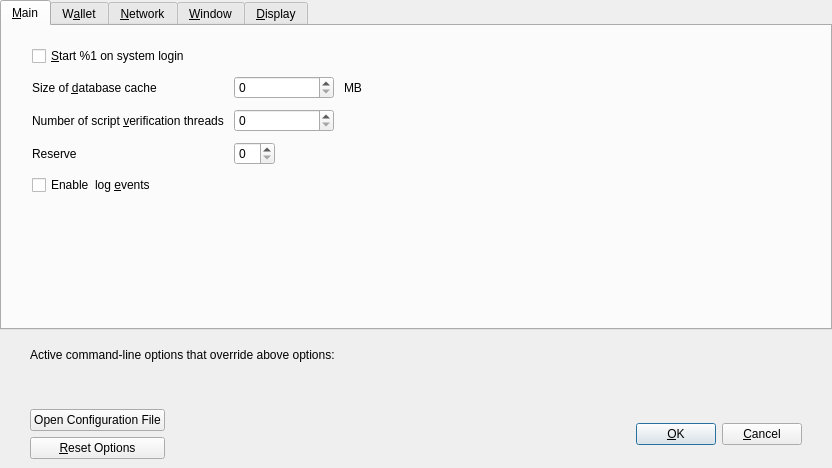
<?xml version="1.0" encoding="UTF-8"?>
<ui version="4.0">
 <class>OptionsDialog</class>
 <widget class="QDialog" name="OptionsDialog">
  <property name="geometry">
   <rect>
    <x>0</x>
    <y>0</y>
    <width>832</width>
    <height>468</height>
   </rect>
  </property>
  <property name="windowTitle">
   <string>Options</string>
  </property>
  <property name="modal">
   <bool>true</bool>
  </property>
  <layout class="QVBoxLayout" name="verticalLayout">
   <property name="leftMargin">
    <number>0</number>
   </property>
   <property name="topMargin">
    <number>0</number>
   </property>
   <property name="rightMargin">
    <number>0</number>
   </property>
   <property name="bottomMargin">
    <number>0</number>
   </property>
   <item>
    <widget class="QTabWidget" name="tabWidget">
     <property name="currentIndex">
      <number>0</number>
     </property>
     <widget class="QWidget" name="tabMain">
      <attribute name="title">
       <string>&amp;Main</string>
      </attribute>
      <layout class="QVBoxLayout" name="verticalLayout_3">
       <property name="spacing">
        <number>10</number>
       </property>
       <property name="leftMargin">
        <number>30</number>
       </property>
       <property name="topMargin">
        <number>20</number>
       </property>
       <property name="rightMargin">
        <number>30</number>
       </property>
       <property name="bottomMargin">
        <number>20</number>
       </property>
       <item>
        <widget class="QCheckBox" name="bitcoinAtStartup">
         <property name="toolTip">
          <string>Automatically start %1 after logging in to the system.</string>
         </property>
         <property name="text">
          <string>&amp;Start %1 on system login</string>
         </property>
        </widget>
       </item>
       <item>
        <layout class="QGridLayout" name="gridLayout">
         <property name="verticalSpacing">
          <number>10</number>
         </property>
         <item row="0" column="0">
          <widget class="QLabel" name="databaseCacheLabel">
           <property name="text">
            <string>Size of &amp;database cache</string>
           </property>
           <property name="textFormat">
            <enum>Qt::PlainText</enum>
           </property>
           <property name="buddy">
            <cstring>databaseCache</cstring>
           </property>
          </widget>
         </item>
         <item row="0" column="1">
          <layout class="QHBoxLayout" name="horizontalLayout_2_Main">
           <item>
            <widget class="QSpinBox" name="databaseCache">
             <property name="minimumSize">
              <size>
               <width>100</width>
               <height>0</height>
              </size>
             </property>
            </widget>
           </item>
           <item>
            <widget class="QLabel" name="databaseCacheUnitLabel">
             <property name="text">
              <string>MB</string>
             </property>
             <property name="textFormat">
              <enum>Qt::PlainText</enum>
             </property>
            </widget>
           </item>
           <item>
            <spacer name="horizontalSpacer_2_Main">
             <property name="orientation">
              <enum>Qt::Horizontal</enum>
             </property>
             <property name="sizeHint" stdset="0">
              <size>
               <width>40</width>
               <height>20</height>
              </size>
             </property>
            </spacer>
           </item>
          </layout>
         </item>
         <item row="1" column="0">
          <widget class="QLabel" name="threadsScriptVerifLabel">
           <property name="text">
            <string>Number of script &amp;verification threads</string>
           </property>
           <property name="textFormat">
            <enum>Qt::PlainText</enum>
           </property>
           <property name="buddy">
            <cstring>threadsScriptVerif</cstring>
           </property>
          </widget>
         </item>
         <item row="1" column="1">
          <layout class="QHBoxLayout" name="horizontalLayout_3_Main">
           <item>
            <widget class="QSpinBox" name="threadsScriptVerif">
             <property name="minimumSize">
              <size>
               <width>100</width>
               <height>0</height>
              </size>
             </property>
             <property name="toolTip">
              <string>(0 = auto, &lt;0 = leave that many cores free)</string>
             </property>
            </widget>
           </item>
           <item>
            <spacer name="horizontalSpacer_3_Main">
             <property name="orientation">
              <enum>Qt::Horizontal</enum>
             </property>
             <property name="sizeHint" stdset="0">
              <size>
               <width>40</width>
               <height>20</height>
              </size>
             </property>
            </spacer>
           </item>
          </layout>
         </item>
         <item row="2" column="0">
          <widget class="QLabel" name="reserveBalanceLabel">
           <property name="text">
            <string>Reserve</string>
           </property>
           <property name="textFormat">
            <enum>Qt::PlainText</enum>
           </property>
           <property name="buddy">
            <cstring>threadsScriptVerif</cstring>
           </property>
          </widget>
         </item>
         <item row="2" column="1">
          <layout class="QHBoxLayout" name="horizontalLayout_3_Main_3">
           <item>
            <widget class="BitcoinAmountField" name="reserveBalance">
             <property name="toolTip">
              <string>(0 = auto, &lt;0 = leave that many cores free)</string>
             </property>
            </widget>
           </item>
           <item>
            <spacer name="horizontalSpacer_3_Main_3">
             <property name="orientation">
              <enum>Qt::Horizontal</enum>
             </property>
             <property name="sizeHint" stdset="0">
              <size>
               <width>40</width>
               <height>20</height>
              </size>
             </property>
            </spacer>
           </item>
          </layout>
         </item>
        </layout>
       </item>
       <item>
        <widget class="QCheckBox" name="logEvents">
         <property name="text">
          <string>Enable  log &amp;events</string>
         </property>
        </widget>
       </item>
       <item>
        <spacer name="verticalSpacer_Main">
         <property name="orientation">
          <enum>Qt::Vertical</enum>
         </property>
         <property name="sizeHint" stdset="0">
          <size>
           <width>20</width>
           <height>40</height>
          </size>
         </property>
        </spacer>
       </item>
      </layout>
     </widget>
     <widget class="QWidget" name="tabWallet">
      <attribute name="title">
       <string>W&amp;allet</string>
      </attribute>
      <layout class="QVBoxLayout" name="verticalLayout_Wallet">
       <property name="spacing">
        <number>10</number>
       </property>
       <property name="leftMargin">
        <number>30</number>
       </property>
       <property name="topMargin">
        <number>20</number>
       </property>
       <property name="rightMargin">
        <number>30</number>
       </property>
       <property name="bottomMargin">
        <number>20</number>
       </property>
       <item>
        <widget class="QGroupBox" name="groupBox">
         <property name="title">
          <string>Expert</string>
         </property>
         <layout class="QVBoxLayout" name="verticalLayout_2">
          <property name="spacing">
           <number>10</number>
          </property>
          <item>
           <widget class="QCheckBox" name="coinControlFeatures">
            <property name="toolTip">
             <string>Whether to show coin control features or not.</string>
            </property>
            <property name="text">
             <string>Enable coin &amp;control features</string>
            </property>
           </widget>
          </item>
          <item>
           <widget class="QCheckBox" name="spendZeroConfChange">
            <property name="toolTip">
             <string>If you disable the spending of unconfirmed change, the change from a transaction cannot be used until that transaction has at least one confirmation. This also affects how your balance is computed.</string>
            </property>
            <property name="text">
             <string>&amp;Spend unconfirmed change</string>
            </property>
           </widget>
          </item>
          <item>
           <widget class="QCheckBox" name="zeroBalanceAddressToken">
            <property name="text">
             <string>Enable &amp;zero balance for receiver token address</string>
            </property>
           </widget>
          </item>
          <item>
           <widget class="QCheckBox" name="notUseChangeAddress">
            <property name="text">
             <string>Don't use change &amp;address</string>
            </property>
           </widget>
          </item>
          <item>
           <widget class="QCheckBox" name="checkForUpdates">
            <property name="text">
             <string>Check for &amp;updates</string>
            </property>
           </widget>
          </item>
         </layout>
        </widget>
       </item>
       <item>
        <spacer name="verticalSpacer_Wallet">
         <property name="orientation">
          <enum>Qt::Vertical</enum>
         </property>
         <property name="sizeHint" stdset="0">
          <size>
           <width>20</width>
           <height>40</height>
          </size>
         </property>
        </spacer>
       </item>
      </layout>
     </widget>
     <widget class="QWidget" name="tabNetwork">
      <attribute name="title">
       <string>&amp;Network</string>
      </attribute>
      <layout class="QVBoxLayout" name="verticalLayout_Network">
       <property name="spacing">
        <number>10</number>
       </property>
       <property name="leftMargin">
        <number>30</number>
       </property>
       <property name="topMargin">
        <number>20</number>
       </property>
       <property name="rightMargin">
        <number>30</number>
       </property>
       <property name="bottomMargin">
        <number>20</number>
       </property>
       <item>
        <widget class="QCheckBox" name="mapPortUpnp">
         <property name="toolTip">
          <string>Automatically open the MiningEnthusiastCoin client port on the router. This only works when your router supports UPnP and it is enabled.</string>
         </property>
         <property name="text">
          <string>Map port using &amp;UPnP</string>
         </property>
        </widget>
       </item>
       <item>
        <widget class="QCheckBox" name="allowIncoming">
         <property name="toolTip">
          <string>Accept connections from outside</string>
         </property>
         <property name="text">
          <string>Allow incoming connections</string>
         </property>
        </widget>
       </item>
       <item>
        <widget class="QCheckBox" name="connectSocks">
         <property name="toolTip">
          <string>Connect to the MiningEnthusiastCoin network through a SOCKS5 proxy.</string>
         </property>
         <property name="text">
          <string>&amp;Connect through SOCKS5 proxy (default proxy):</string>
         </property>
        </widget>
       </item>
       <item>
        <layout class="QHBoxLayout" name="horizontalLayout_1_Network">
         <item>
          <widget class="QLabel" name="proxyIpLabel">
           <property name="text">
            <string>Proxy &amp;IP:</string>
           </property>
           <property name="textFormat">
            <enum>Qt::PlainText</enum>
           </property>
           <property name="buddy">
            <cstring>proxyIp</cstring>
           </property>
          </widget>
         </item>
         <item>
          <widget class="QValidatedLineEdit" name="proxyIp">
           <property name="minimumSize">
            <size>
             <width>140</width>
             <height>0</height>
            </size>
           </property>
           <property name="maximumSize">
            <size>
             <width>140</width>
             <height>16777215</height>
            </size>
           </property>
           <property name="toolTip">
            <string>IP address of the proxy (e.g. IPv4: 127.0.0.1 / IPv6: ::1)</string>
           </property>
          </widget>
         </item>
         <item>
          <widget class="QLabel" name="proxyPortLabel">
           <property name="text">
            <string>&amp;Port:</string>
           </property>
           <property name="textFormat">
            <enum>Qt::PlainText</enum>
           </property>
           <property name="buddy">
            <cstring>proxyPort</cstring>
           </property>
          </widget>
         </item>
         <item>
          <widget class="QLineEdit" name="proxyPort">
           <property name="minimumSize">
            <size>
             <width>55</width>
             <height>0</height>
            </size>
           </property>
           <property name="maximumSize">
            <size>
             <width>55</width>
             <height>16777215</height>
            </size>
           </property>
           <property name="toolTip">
            <string>Port of the proxy (e.g. 9050)</string>
           </property>
          </widget>
         </item>
         <item>
          <spacer name="horizontalSpacer_1_Network">
           <property name="orientation">
            <enum>Qt::Horizontal</enum>
           </property>
           <property name="sizeHint" stdset="0">
            <size>
             <width>40</width>
             <height>20</height>
            </size>
           </property>
          </spacer>
         </item>
        </layout>
       </item>
       <item>
        <layout class="QHBoxLayout" name="horizontalLayout_2_Network">
         <item>
          <widget class="QLabel" name="proxyActiveNets">
           <property name="text">
            <string>Used for reaching peers via:</string>
           </property>
           <property name="textFormat">
            <enum>Qt::PlainText</enum>
           </property>
          </widget>
         </item>
         <item>
          <widget class="QCheckBox" name="proxyReachIPv4">
           <property name="enabled">
            <bool>false</bool>
           </property>
           <property name="toolTip">
            <string>Shows if the supplied default SOCKS5 proxy is used to reach peers via this network type.</string>
           </property>
           <property name="text">
            <string/>
           </property>
          </widget>
         </item>
         <item>
          <widget class="QLabel" name="proxyReachIPv4Label">
           <property name="text">
            <string>IPv4</string>
           </property>
           <property name="textFormat">
            <enum>Qt::PlainText</enum>
           </property>
          </widget>
         </item>
         <item>
          <widget class="QCheckBox" name="proxyReachIPv6">
           <property name="enabled">
            <bool>false</bool>
           </property>
           <property name="toolTip">
            <string>Shows if the supplied default SOCKS5 proxy is used to reach peers via this network type.</string>
           </property>
           <property name="text">
            <string/>
           </property>
          </widget>
         </item>
         <item>
          <widget class="QLabel" name="proxyReachIPv6Label">
           <property name="text">
            <string>IPv6</string>
           </property>
           <property name="textFormat">
            <enum>Qt::PlainText</enum>
           </property>
          </widget>
         </item>
         <item>
          <widget class="QCheckBox" name="proxyReachTor">
           <property name="enabled">
            <bool>false</bool>
           </property>
           <property name="toolTip">
            <string>Shows if the supplied default SOCKS5 proxy is used to reach peers via this network type.</string>
           </property>
           <property name="text">
            <string/>
           </property>
          </widget>
         </item>
         <item>
          <widget class="QLabel" name="proxyReachTorLabel">
           <property name="text">
            <string>Tor</string>
           </property>
           <property name="textFormat">
            <enum>Qt::PlainText</enum>
           </property>
          </widget>
         </item>
         <item>
          <spacer name="horizontalSpacer_2_Network">
           <property name="orientation">
            <enum>Qt::Horizontal</enum>
           </property>
           <property name="sizeHint" stdset="0">
            <size>
             <width>40</width>
             <height>20</height>
            </size>
           </property>
          </spacer>
         </item>
        </layout>
       </item>
       <item>
        <widget class="QCheckBox" name="connectSocksTor">
         <property name="toolTip">
          <string>Connect to the MiningEnthusiastCoin network through a separate SOCKS5 proxy for Tor hidden services.</string>
         </property>
         <property name="text">
          <string>Use separate SOCKS5 proxy to reach peers via Tor hidden services:</string>
         </property>
        </widget>
       </item>
       <item>
        <layout class="QHBoxLayout" name="horizontalLayout_3_Network">
         <item>
          <widget class="QLabel" name="proxyIpTorLabel">
           <property name="text">
            <string>Proxy &amp;IP:</string>
           </property>
           <property name="textFormat">
            <enum>Qt::PlainText</enum>
           </property>
           <property name="buddy">
            <cstring>proxyIpTor</cstring>
           </property>
          </widget>
         </item>
         <item>
          <widget class="QValidatedLineEdit" name="proxyIpTor">
           <property name="minimumSize">
            <size>
             <width>140</width>
             <height>0</height>
            </size>
           </property>
           <property name="maximumSize">
            <size>
             <width>140</width>
             <height>16777215</height>
            </size>
           </property>
           <property name="toolTip">
            <string>IP address of the proxy (e.g. IPv4: 127.0.0.1 / IPv6: ::1)</string>
           </property>
          </widget>
         </item>
         <item>
          <widget class="QLabel" name="proxyPortTorLabel">
           <property name="text">
            <string>&amp;Port:</string>
           </property>
           <property name="textFormat">
            <enum>Qt::PlainText</enum>
           </property>
           <property name="buddy">
            <cstring>proxyPortTor</cstring>
           </property>
          </widget>
         </item>
         <item>
          <widget class="QLineEdit" name="proxyPortTor">
           <property name="minimumSize">
            <size>
             <width>55</width>
             <height>0</height>
            </size>
           </property>
           <property name="maximumSize">
            <size>
             <width>55</width>
             <height>16777215</height>
            </size>
           </property>
           <property name="toolTip">
            <string>Port of the proxy (e.g. 9050)</string>
           </property>
          </widget>
         </item>
         <item>
          <spacer name="horizontalSpacer_4_Network">
           <property name="orientation">
            <enum>Qt::Horizontal</enum>
           </property>
           <property name="sizeHint" stdset="0">
            <size>
             <width>40</width>
             <height>20</height>
            </size>
           </property>
          </spacer>
         </item>
        </layout>
       </item>
       <item>
        <spacer name="verticalSpacer_Network">
         <property name="orientation">
          <enum>Qt::Vertical</enum>
         </property>
         <property name="sizeHint" stdset="0">
          <size>
           <width>20</width>
           <height>40</height>
          </size>
         </property>
        </spacer>
       </item>
      </layout>
     </widget>
     <widget class="QWidget" name="tabWindow">
      <attribute name="title">
       <string>&amp;Window</string>
      </attribute>
      <layout class="QVBoxLayout" name="verticalLayout_Window">
       <property name="spacing">
        <number>10</number>
       </property>
       <property name="leftMargin">
        <number>30</number>
       </property>
       <property name="topMargin">
        <number>20</number>
       </property>
       <property name="rightMargin">
        <number>30</number>
       </property>
       <property name="bottomMargin">
        <number>20</number>
       </property>
       <item>
        <widget class="QCheckBox" name="hideTrayIcon">
         <property name="toolTip">
          <string>&amp;Hide the icon from the system tray.</string>
         </property>
         <property name="text">
          <string>Hide tray icon</string>
         </property>
        </widget>
       </item>
       <item>
        <widget class="QCheckBox" name="minimizeToTray">
         <property name="toolTip">
          <string>Show only a tray icon after minimizing the window.</string>
         </property>
         <property name="text">
          <string>&amp;Minimize to the tray instead of the taskbar</string>
         </property>
        </widget>
       </item>
       <item>
        <widget class="QCheckBox" name="minimizeOnClose">
         <property name="toolTip">
          <string>Minimize instead of exit the application when the window is closed. When this option is enabled, the application will be closed only after selecting Exit in the menu.</string>
         </property>
         <property name="text">
          <string>M&amp;inimize on close</string>
         </property>
        </widget>
       </item>
       <item>
        <spacer name="verticalSpacer_Window">
         <property name="orientation">
          <enum>Qt::Vertical</enum>
         </property>
         <property name="sizeHint" stdset="0">
          <size>
           <width>20</width>
           <height>40</height>
          </size>
         </property>
        </spacer>
       </item>
      </layout>
     </widget>
     <widget class="QWidget" name="tabDisplay">
      <attribute name="title">
       <string>&amp;Display</string>
      </attribute>
      <layout class="QVBoxLayout" name="verticalLayout_Display">
       <property name="spacing">
        <number>10</number>
       </property>
       <property name="leftMargin">
        <number>30</number>
       </property>
       <property name="topMargin">
        <number>20</number>
       </property>
       <property name="rightMargin">
        <number>30</number>
       </property>
       <property name="bottomMargin">
        <number>20</number>
       </property>
       <item>
        <layout class="QGridLayout" name="gridLayout_2">
         <property name="verticalSpacing">
          <number>10</number>
         </property>
         <item row="0" column="0">
          <widget class="QLabel" name="langLabel">
           <property name="text">
            <string>User Interface &amp;language:</string>
           </property>
           <property name="textFormat">
            <enum>Qt::PlainText</enum>
           </property>
           <property name="buddy">
            <cstring>lang</cstring>
           </property>
          </widget>
         </item>
         <item row="0" column="1">
          <widget class="QValueComboBox" name="lang">
           <property name="toolTip">
            <string>The user interface language can be set here. This setting will take effect after restarting %1.</string>
           </property>
          </widget>
         </item>
         <item row="1" column="0">
          <widget class="QLabel" name="unitLabel">
           <property name="text">
            <string>&amp;Unit to show amounts in:</string>
           </property>
           <property name="textFormat">
            <enum>Qt::PlainText</enum>
           </property>
           <property name="buddy">
            <cstring>unit</cstring>
           </property>
          </widget>
         </item>
         <item row="2" column="0">
          <widget class="QLabel" name="thirdPartyTxUrlsLabel">
           <property name="toolTip">
            <string>Third party URLs (e.g. a block explorer) that appear in the transactions tab as context menu items. %s in the URL is replaced by transaction hash. Multiple URLs are separated by vertical bar |.</string>
           </property>
           <property name="text">
            <string>Third party transaction URLs</string>
           </property>
           <property name="buddy">
            <cstring>thirdPartyTxUrls</cstring>
           </property>
          </widget>
         </item>
         <item row="1" column="1">
          <widget class="QValueComboBox" name="unit">
           <property name="toolTip">
            <string>Choose the default subdivision unit to show in the interface and when sending coins.</string>
           </property>
          </widget>
         </item>
         <item row="2" column="1">
          <widget class="QLineEdit" name="thirdPartyTxUrls">
           <property name="toolTip">
            <string>Third party URLs (e.g. a block explorer) that appear in the transactions tab as context menu items. %s in the URL is replaced by transaction hash. Multiple URLs are separated by vertical bar |.</string>
           </property>
          </widget>
         </item>
        </layout>
       </item>
       <item>
        <spacer name="verticalSpacer_Display">
         <property name="orientation">
          <enum>Qt::Vertical</enum>
         </property>
         <property name="sizeHint" stdset="0">
          <size>
           <width>20</width>
           <height>40</height>
          </size>
         </property>
        </spacer>
       </item>
      </layout>
     </widget>
    </widget>
   </item>
   <item>
    <widget class="QFrame" name="frame">
     <layout class="QVBoxLayout" name="verticalLayout_Bottom">
      <property name="leftMargin">
       <number>30</number>
      </property>
      <property name="rightMargin">
       <number>30</number>
      </property>
      <item>
       <layout class="QHBoxLayout" name="horizontalLayout_Bottom">
        <item>
         <widget class="QLabel" name="overriddenByCommandLineInfoLabel">
          <property name="text">
           <string>Active command-line options that override above options:</string>
          </property>
          <property name="textFormat">
           <enum>Qt::PlainText</enum>
          </property>
         </widget>
        </item>
        <item>
         <spacer name="horizontalSpacer_Bottom">
          <property name="orientation">
           <enum>Qt::Horizontal</enum>
          </property>
          <property name="sizeHint" stdset="0">
           <size>
            <width>40</width>
            <height>20</height>
           </size>
          </property>
         </spacer>
        </item>
       </layout>
      </item>
      <item>
       <widget class="QLabel" name="overriddenByCommandLineLabel">
        <property name="text">
         <string/>
        </property>
        <property name="textFormat">
         <enum>Qt::PlainText</enum>
        </property>
        <property name="wordWrap">
         <bool>true</bool>
        </property>
       </widget>
      </item>
     </layout>
    </widget>
   </item>
   <item>
    <widget class="QWidget" name="buttonsContainerWhite" native="true">
     <layout class="QHBoxLayout" name="horizontalLayout_2">
      <property name="leftMargin">
       <number>30</number>
      </property>
      <property name="rightMargin">
       <number>30</number>
      </property>
      <item>
       <layout class="QVBoxLayout" name="verticalLayout_Buttons">
        <item>
         <widget class="QPushButton" name="openBitcoinConfButton">
          <property name="toolTip">
           <string>Open the %1 configuration file from the working directory.</string>
          </property>
          <property name="text">
           <string>Open Configuration File</string>
          </property>
          <property name="autoDefault">
           <bool>false</bool>
          </property>
         </widget>
        </item>
        <item>
         <widget class="QPushButton" name="resetButton">
          <property name="toolTip">
           <string>Reset all client options to default.</string>
          </property>
          <property name="text">
           <string>&amp;Reset Options</string>
          </property>
          <property name="autoDefault">
           <bool>false</bool>
          </property>
         </widget>
        </item>
       </layout>
      </item>
      <item>
       <spacer name="horizontalSpacer_3">
        <property name="orientation">
         <enum>Qt::Horizontal</enum>
        </property>
        <property name="sizeHint" stdset="0">
         <size>
          <width>20</width>
          <height>20</height>
         </size>
        </property>
       </spacer>
      </item>
      <item>
       <widget class="QLabel" name="statusLabel">
        <property name="minimumSize">
         <size>
          <width>200</width>
          <height>0</height>
         </size>
        </property>
        <property name="font">
         <font>
          <weight>75</weight>
          <bold>true</bold>
         </font>
        </property>
        <property name="text">
         <string/>
        </property>
        <property name="textFormat">
         <enum>Qt::PlainText</enum>
        </property>
        <property name="wordWrap">
         <bool>true</bool>
        </property>
       </widget>
      </item>
      <item>
       <spacer name="horizontalSpacer">
        <property name="orientation">
         <enum>Qt::Horizontal</enum>
        </property>
        <property name="sizeHint" stdset="0">
         <size>
          <width>20</width>
          <height>20</height>
         </size>
        </property>
       </spacer>
      </item>
      <item>
       <widget class="QPushButton" name="okButton">
        <property name="text">
         <string>&amp;OK</string>
        </property>
        <property name="autoDefault">
         <bool>false</bool>
        </property>
        <property name="default">
         <bool>true</bool>
        </property>
       </widget>
      </item>
      <item>
       <widget class="QPushButton" name="cancelButton">
        <property name="text">
         <string>&amp;Cancel</string>
        </property>
        <property name="autoDefault">
         <bool>false</bool>
        </property>
       </widget>
      </item>
     </layout>
    </widget>
   </item>
  </layout>
 </widget>
 <customwidgets>
  <customwidget>
   <class>QValidatedLineEdit</class>
   <extends>QLineEdit</extends>
   <header>qvalidatedlineedit.h</header>
  </customwidget>
  <customwidget>
   <class>QValueComboBox</class>
   <extends>QComboBox</extends>
   <header>qvaluecombobox.h</header>
  </customwidget>
  <customwidget>
   <class>BitcoinAmountField</class>
   <extends>QSpinBox</extends>
   <header>bitcoinamountfield.h</header>
  </customwidget>
 </customwidgets>
 <resources/>
 <connections/>
</ui>
